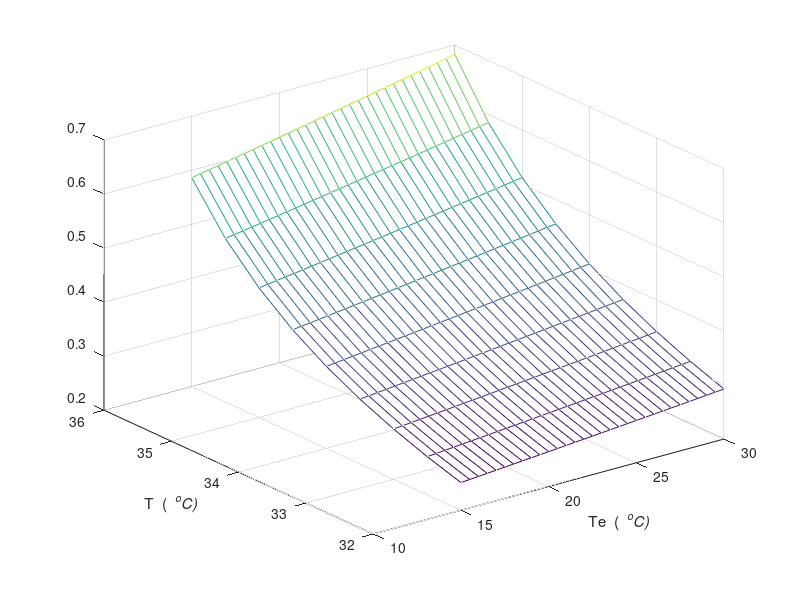

MATLAB code for this plot:
clear all
close all
%%% This is figure 2

%%%% Parameters
E=0.98;     Kr = 5.67*(10^(-8));
alfa = 0.8; 
Cb = 3.78*10^3; 
j =4000*E*Kr/(alfa*Cb)
Te=15:0.5:30;
T=32:0.5:36
%T=Ta-j*Te.^3;
[X,Y]=meshgrid(Te,T);
K = j*(X+273.15).^3./(39-Y)
mesh(X,Y,K)
%axis([15 30 32 36 0 1])
xlabel('Te  (  \it^{o}C)'  )
ylabel('T  (  \it^{o}C)'  )

